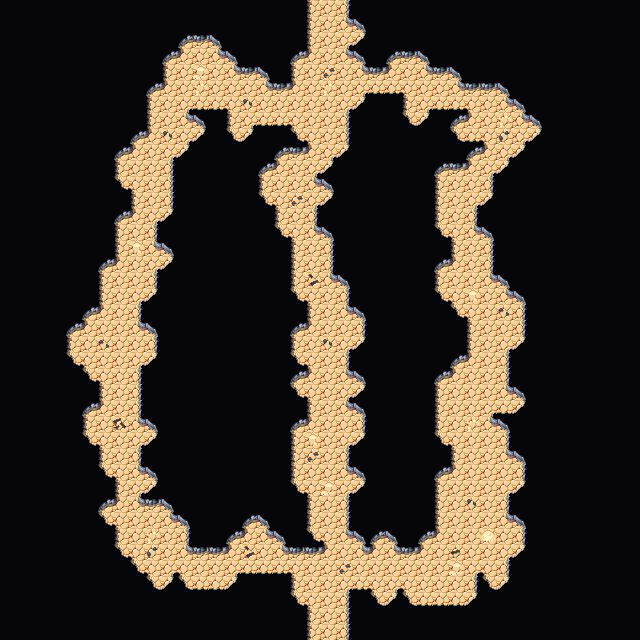

This game map was drawn from its Tiled (.tmx) file and the tilesets committed beside it. A one-line description and the trimmed map source follow:
An orthogonal 40x40 tile map with 16x16 px tiles, 4 tile layers (Collision, Background, Walls, Clutter), 2 tilesets and 2 objects.

<map version="1.5" tiledversion="1.7.2" orientation="orthogonal" renderorder="right-down" width="40" height="40" tilewidth="16" tileheight="16" infinite="0" nextlayerid="7" nextobjectid="63">
 <editorsettings>
  <export target="wastetown..tmx" format="tmx" />
 </editorsettings>
 <tileset firstgid="1" source="../../../tileset/main.tsx" />
 <tileset firstgid="3477" source="../../../tileset/buildings.tsx" />
 <layer id="6" name="Collision" width="40" height="40">
  <data>[1600 cells, 0 non-empty, 0 distinct tile ids]</data>
 </layer>
 <layer id="1" name="Background" width="40" height="40">
  <data>[1600 cells, 1600 non-empty, 1 distinct tile ids]</data>
 </layer>
 <layer id="2" name="Walls" width="40" height="40">
  <data>[1600 cells, 1429 non-empty, 18 distinct tile ids]</data>
 </layer>
 <layer id="3" name="Clutter" width="40" height="40">
  <properties>
   <property name="spriteLayer" type="bool" value="true" />
  </properties>
  <data>[1600 cells, 26 non-empty, 11 distinct tile ids]</data>
 </layer>
 <objectgroup id="4" name="Objects">
  <object id="61" template="../../../obj/door_down.tx" x="319.333" y="19.3333">
   <properties>
    <property name="teleport" value="../common/maps/map/cave/cave_multilevel_4/cave_23D4.tmx" />
    <property name="teleportObjectId" value="61" />
   </properties>
  </object>
  <object id="62" template="../../../obj/door_up.tx" x="322.639" y="638.393">
   <properties>
    <property name="teleport" value="../common/maps/map/cave/cave_multilevel_4/cave_23F4.tmx" />
    <property name="teleportObjectId" value="61" />
   </properties>
  </object>
 </objectgroup>
</map>
